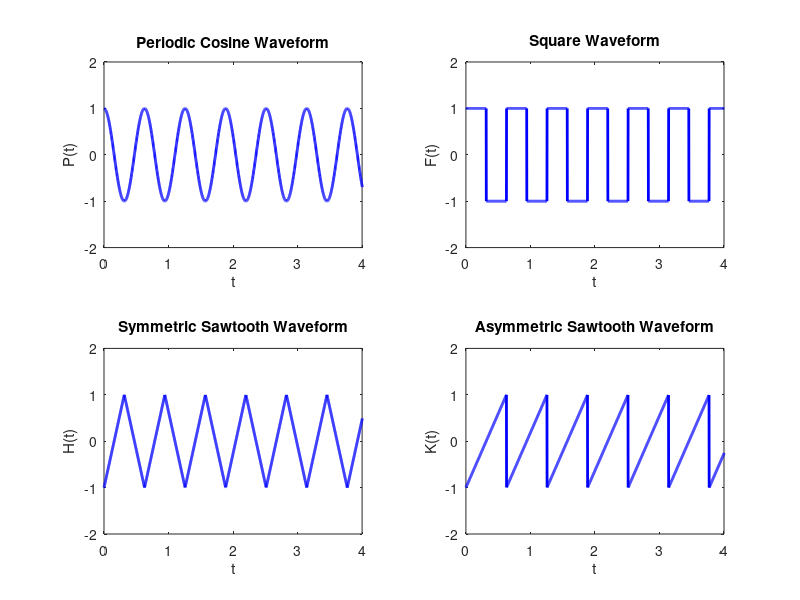

Write MATLAB code to recreate this figure.
% parameters
bom = 10; %\Omega
g = 1;
t = 0:0.002:(20*pi/bom); 
%som= \omega

% Calling the periodic_cosine_wave function
r = g*cos(bom*t);
% Initializing the functions
h = zeros(size(t));
b = zeros(size(t));
P = g * (mod(bom * t / pi, 2) - 1);

% Defining the piecewise functions with periodicity
for i = 1:length(t)
    % Calculating the periodic time variable
    t_mod = mod(t(i), 2*pi/bom);
    
    if t_mod < pi/bom
        h(i) = g;
        b(i) = g * (2 * bom * t_mod / pi - 1);
    else
        h(i) = -g;
        b(i) = -g * (2 * bom * t_mod / pi - 3);
    end
end



%subplots
figure;

% Plot of periodic cosine waveform
subplot(2, 2, 1);
plot(t, r, 'b','LineWidth', 2);
xlabel('t');
ylabel('P(t)');
title('Periodic Cosine Waveform');
ylim([-2 2]);
xlim([0 4]);


% Plot of Square waveform
subplot(2, 2, 2);

plot(t, h, 'b', 'LineWidth', 2);
xlabel('t');
ylabel('F(t)');
title('Square Waveform');
ylim([-2 2]);
xlim([0 4]);


% Plot of symmetric sawtooth waveform

subplot(2, 2, 3);
plot(t, b, 'b','LineWidth', 2);
xlabel('t');
ylabel('H(t)');
title('Symmetric Sawtooth Waveform');
ylim([-2 2]);
xlim([0 4]);


% Plot of asymmetric sawtooth waveform
subplot(2, 2, 4);
plot(t, P, 'b','LineWidth', 2);
xlabel('t');
ylabel('K(t)');
title('Asymmetric Sawtooth Waveform');
ylim([-2 2]);
xlim([0 4]);

